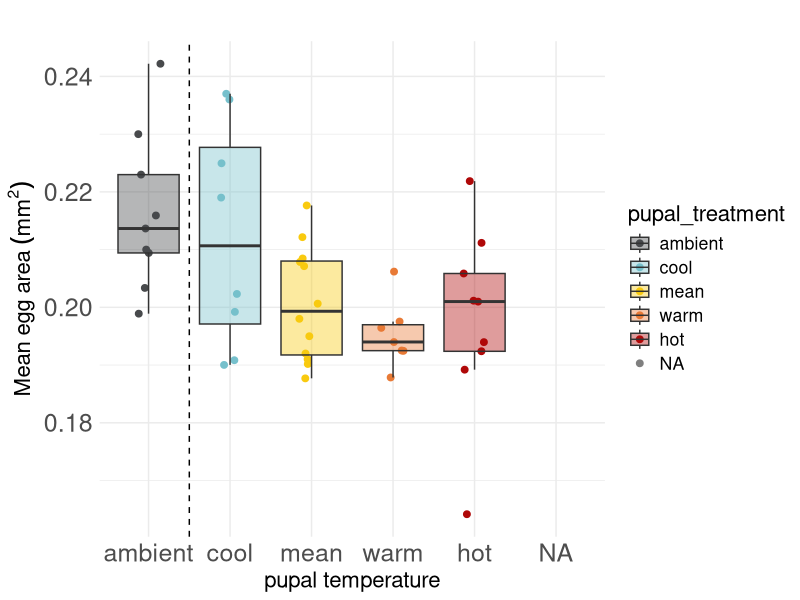

This figure's R source:
## ---- chunk 1
library(here)
library(ggplot2)
library(tidyverse)
library(lme4)
## ---- chunk 2
#working with the egg counts of the five treatment groups
#read in the dataset
egg_counts <- read.csv(here("data", "emergence_egg_counts(Sheet1).csv"))


#make sure egg counts are stored as numbers
egg_counts$green_eggs  <- as.numeric(egg_counts$green_eggs)
egg_counts$orange_eggs <- as.numeric(egg_counts$orange_eggs)

#clean up the dataset so it only has the females I am interested in
egg_counts_clean <- egg_counts %>%
  filter(sex == "F") %>% #only looking at females
  filter(!startsWith(adultID, "F")) %>% #remove sienna's females
  mutate(clutch_size = green_eggs + orange_eggs) %>%
  filter(!is.na(clutch_size)) %>% #remove those with NA clutch size
  mutate(larval_treatment = str_extract(adultID, "^[^.]+")) %>% #make larval treatment column
  mutate(
    pupal_treatment = case_when(
      adultID == "CTRL.WTH.152_P6_H" ~ "hot",
      adultID == "HOT.WTH.47_P2_A"   ~ "ambient",
      TRUE                          ~ pupal_treatment
    )
  ) %>%
  mutate(
    larval_treatment = recode(
      larval_treatment,
      CTRL = "ambient",
      MEAN = "mean",
      COOL = "cool",
      WARM = "warm",
      HOT  = "hot"
    ))
## ---- chunk 3

egg_size_results <- read.csv(here("data", "results - blinded.csv"))

egg_size_results$clutch_code <- as.character(egg_size_results$clutch_code)

results <- egg_counts_clean %>%
  left_join(egg_size_results, by = "clutch_code")

## ---- chunk 4
#convert the pupal temperatures to factors
results$pupal_treatment <- factor(results$pupal_treatment,
                             levels = c("wild", "ambient", "cool", "mean", "warm", "hot"))

#convert the larval  temperatures to factors
results$larval_treatment <- factor(results$larval_treatment,
                             levels = c("wild", "ambient", "cool", "mean", "warm", "hot"))

#assign colours to the temperatures                           
temp_cols <- c(
  ambient = "#484A4C",
  cool    = "#76C0CC",
  mean    = "#F9CA0F",
  warm    = "#E87A36",
  hot     = "#AF0808")

## ---- chunk 5
ggplot(results, aes(x = pupal_treatment, y = mean_area_laura_method
                    , fill = pupal_treatment)) +
  geom_jitter(aes(color = pupal_treatment), width = 0.15, size = 2, alpha = 1.5) +
  geom_boxplot(alpha = 0.4, outlier.shape = NA) +
  geom_vline(xintercept = 1.5, linetype = "dashed", color = "black") +
  scale_x_discrete(labels = levels(factor(results$pupal_treatment))) +
  scale_fill_manual(values = temp_cols) +
  scale_color_manual(values = temp_cols) + 
  theme_minimal() +
  theme(legend.position = "right",
        text = element_text(size = 16),
  axis.title = element_text(size = 16),
  axis.text = element_text(size = 18)) +  
  labs(x = "pupal temperature", y = expression(Mean~egg~area~(mm^2)), title = "") 
